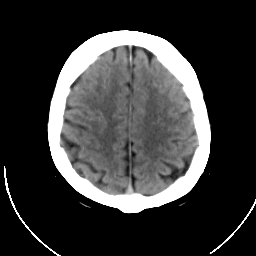
%> input picture PCNN/a9.tif, 256 x 256 px
$ octave --eval "result = FLM(imread('../a9.tif'));"   (GNU Octave 9; MATLAB toolbox functions it lacks are replaced by stand-ins)
%> lines starting %> are read from the running program, lines starting %| are printed output that depends on the picture; in (x1, y1, x2, y2) boxes, pixels count from 0 and x2, y2 are one past the last pixel; in counts of white or black regions, pixels touching at a corner belong together; the program's own positions count from 1
### PCNN/functions/GrayStretch.m
function GS = GrayStretch(I,Per)
%   The code was written by Jicai Teng, Jinhui Shi, Kun Zhan
%   $Revision: 1.0.0.0 $  $Date: 2014/12/06 $ 17:58:47 $

%   Reference:
%   [1] K Zhan, J Shi, Q Li, J Teng, M Wang,
%   "Image segmentation using fast linking SCM,"
%   in Proc. of IJCNN, IEEE, vol. 25, pp. 2093-2100, 2015.
%   [2] K Zhan, J Teng, J Shi, Q Li, M Wang,
%   "Feature-linking model for image enhancement,"
%   Neural Computation, 28(5), 1072-1100, 2016.

    [m,M] = FindingMm(I,Per);
    GS = uint8((double(I)-m)./(M-m)*255);
end
function [minI,MaxI] = FindingMm(I,Per)
    h = imhist(I);
    All = sum(h);
    ph = h ./ All;
    mth_ceiling = BoundFinding(ph,Per);
    Mph=fliplr(ph')';
    Mth_floor = BoundFinding(Mph,Per);
    Mth_floor = 256 - Mth_floor + 1;
    ConstraintJudge = @(x,y) sum(h(x:y))/All >= Per;
    Difference = zeros(256,256) + inf;
    for m = mth_ceiling:-1:1
        for M = Mth_floor:256
            if (h(m) > 0 )&&(h(M) > 0)
                if ConstraintJudge(m,M)
                    Difference(m,M) = M - m;
                end
            end
        end
    end
    minD = min(Difference(:));
    [m, M] = find(Difference==minD);
    minI = m(1) - 1;
    MaxI = M(1) - 1;
end
function m_ceiling = BoundFinding(ph,Per)
    cumP = cumsum(ph);
    n = 1;
    residualP = 1-Per;
    while cumP(n) < residualP
        n = n + 1;
    end
    m_ceiling = n;
end

### PCNN/functions/FLM.m
function Rep1gs = FLM(I)
%   The FLM demo was written by Kun Zhan, Jicai Teng, Jinhui Shi
%   $Revision: 1.0.0.0 $  $Date: 2014/11/21 $ 16:58:08 $

%   Reference:
%   K Zhan, J Teng, J Shi, Q Li, M Wang,
%   "Feature-linking model for image enhancement,"
%   Neural Computation, 28(6), 1072-1100, 2016.

funInverse = @(x) max(max(x)) + 1 - x;
funNormalize = @(x) ( x-min(min(x)))/( max(max(x))-min(min(x)) + eps);
[r,c] = size(I);  rc = r*c;
%> after `[r,c] = size(I)`: r = 256; c = 256
%> after `rc = r*c`: rc = 65536
S = funNormalize(double(I)) + 1/255;
W=[0.7 1 0.7; 1  0  1 ; 0.7 1 0.7;];
Y=zeros(r,c);   U = Y;  Time = Y; sumY = 0;  n = 0;
%_____________________Theta_0______________
Lap = fspecial('laplacian',0.2);
Theta = 1 + imfilter(S,Lap,'symmetric');
%_____________________f____________________
f = 0.75 * exp(-(S).^2 / 0.16) + 0.05;
G = fspecial('gaussian',7,1);
f = imfilter(f,G,'symmetric');
%___________________Parameters____________
h = 2e10; d = 2; g = 0.9811; alpha = 0.01; beta = 0.03;
while sumY < rc
    n = n + 1;
    K = conv2(Y,W,'same');
    Wave = alpha * K + beta .* S .* (K - d);
    U = f.*U + S + Wave;
    Theta = g*Theta + h.*Y;
    Y = double(U > Theta);
    Time = Time + n .* Y;
    sumY = sumY + sum(Y(:));
end
%> this loop made 306 passes
%> sumY on passes 1 to 3: 7421, 8774, 8884
%> pass 1, in FLM, `Y = double(U > Theta);`:
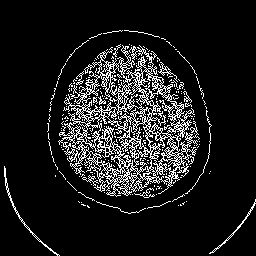
%> Y: size 256x256 double; values 0 (black) and 1 (white), 11.3% white in thin lines or dots, all inside (x1, y1, x2, y2) = (4, 30, 256, 256)
%> after the loop:
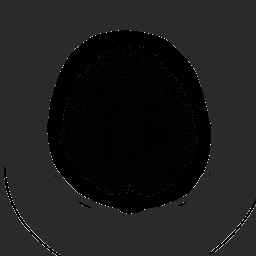
%> Theta: size 256x256 double; min 0.00681, max 1.96e+10, mean 2.19e+09; drawn with min black and max white
%> after the loop:
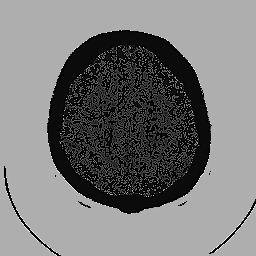
%> Time: size 256x256 double; min 1, max 306, mean 146.3; drawn with min black and max white
%> after the loop:
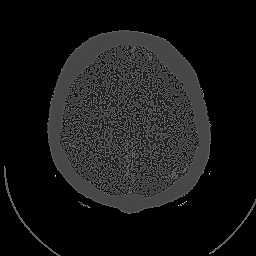
%> U: size 256x256 double; min 0.00636, max 2.65, mean 0.26; drawn with min black and max white
%> after the loop, n = 306; sumY = 65536
Rep = funInverse(Time);
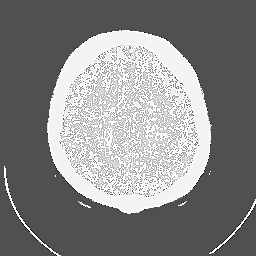
%> Rep: size 256x256 double; min 1, max 306, mean 160.7; drawn with min black and max white
Rep = funNormalize(Rep);
Rep = uint8(Rep * 255);
%> Rep: size 256x256 uint8
Rep1gs = GrayStretch(Rep,0.98);
%> in FindingMm, `h = imhist(I);`: h = 256 values, max 38859 at index 81, min 0 at index 2, mean 256
%> in FindingMm, `All = sum(h);`: All = 65536
%> in FindingMm, `ph = h ./ All;`: ph = 256 values, max 0.593 at index 81, min 0 at index 2, mean 0.00391
%> in BoundFinding, `cumP = cumsum(ph);`: cumP = 256 values from 1.53e-05 to 1
%> the loop in BoundFinding, `while cumP(n) < residualP` made 79 passes
%> after the loop in BoundFinding, `while cumP(n) < residualP`: n = 80
%> in FindingMm, `Mph=fliplr(ph')';`: Mph = 256 values, max 0.593 at index 176, min 0 at index 144, mean 0.00391
%> in FindingMm, `Mth_floor = BoundFinding(Mph,Per);`: Mth_floor = 1
%> in FindingMm, `Mth_floor = 256 - Mth_floor + 1;`: Mth_floor = 256
%> the loop in FindingMm, `for m = mth_ceiling:-1:1` made 80 passes
%> m on passes 1 to 12: 80, 79, 78, 77, 76, 75, 74, 73, 72, 71, 70, 69
%> after the loop in FindingMm, `for m = mth_ceiling:-1:1`:
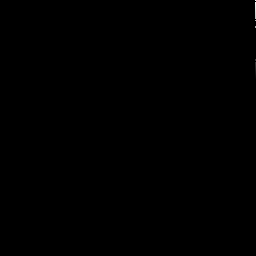
%> Difference: size 256x256 double; 99.94% of the values are NaN or infinite; the others: min 176, max 255, mean 215.2; drawn with min black, max white, NaN and infinite black
%> in FindingMm, `minD = min(Difference(:));`: minD = 176
%> in FindingMm, `[m, M] = find(Difference==minD);`: m = 80; M = 256
%> in FindingMm, `minI = m(1) - 1;`: minI = 79
%> in FindingMm, `MaxI = M(1) - 1;`: MaxI = 255
%> in GrayStretch, `[m,M] = FindingMm(I,Per);`: m = 79; M = 255
%> in GrayStretch, `GS = uint8((double(I)-m)./(M-m)*255);`:
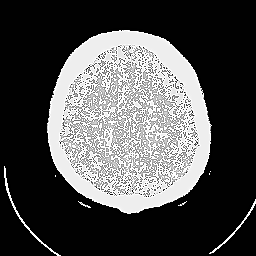
%> GS: size 256x256 uint8; min 0, max 255, mean 79
